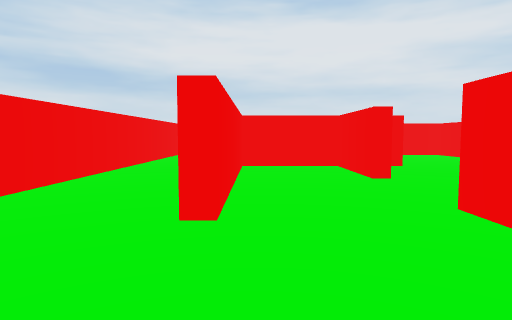
view 1 (above)

16 first-person views from a walk through a Unity game level. The camera is 0.29 m above the floor, tilts 4° down and sees 75° across. The floor is counted in squares, 0.5 m on a side. Each view is taken from the middle of a square. On the plan, view 1 faces up. The plan holds only what a view shows up to about 9 squares ahead; the rest is blank. The place goes on beyond the plan. The player character is not drawn.

view 2
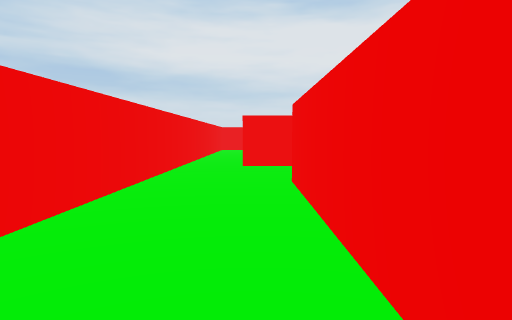

view 3
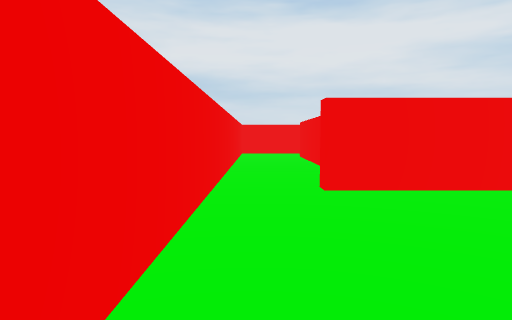

view 4
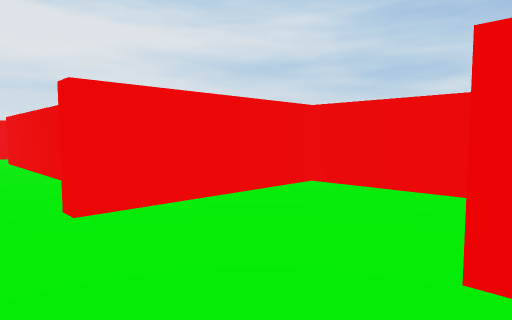

view 5
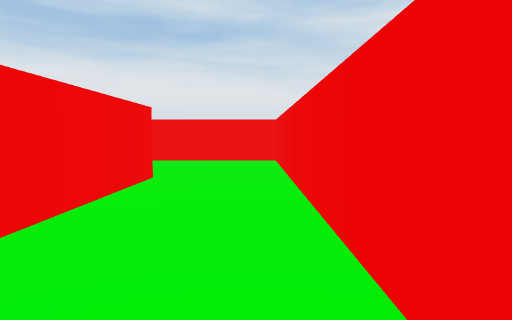

view 6
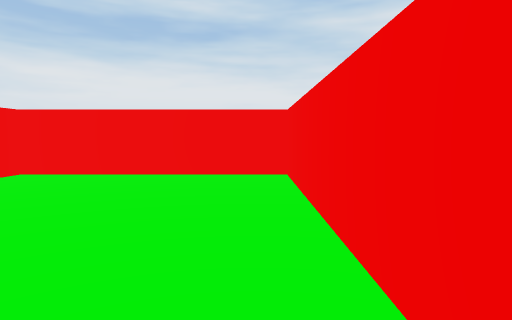

view 7
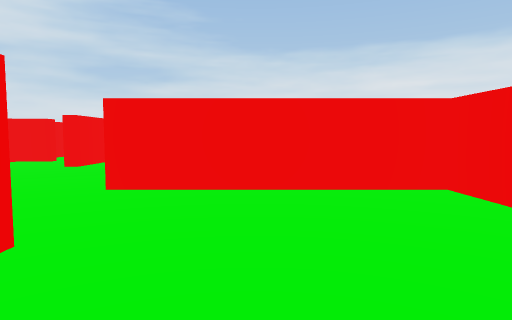

view 8
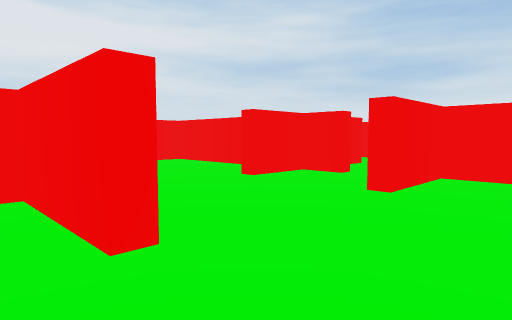

view 9
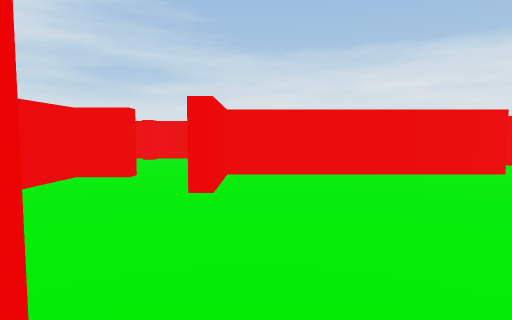

view 10
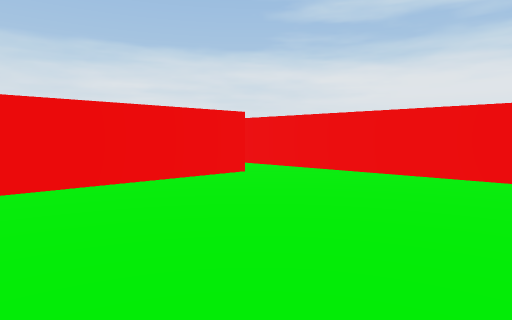

view 11
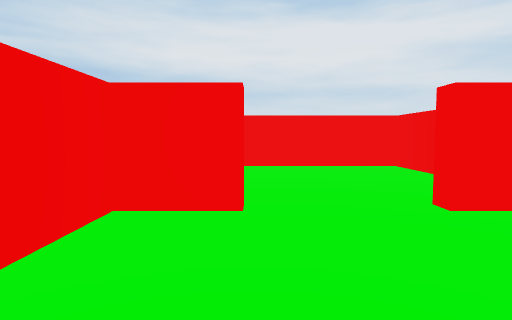

view 12
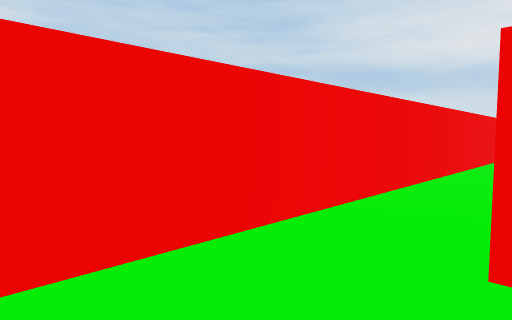

view 13
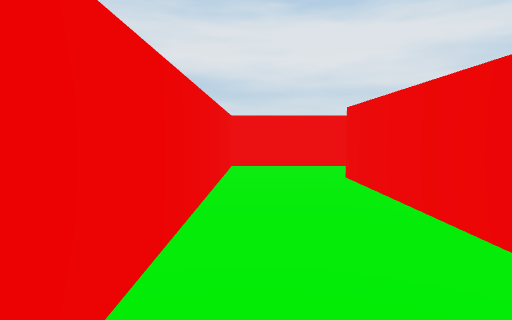

view 14
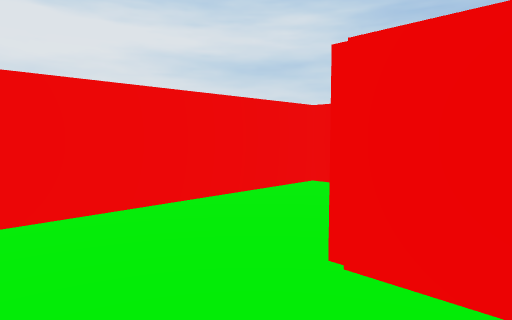

view 15
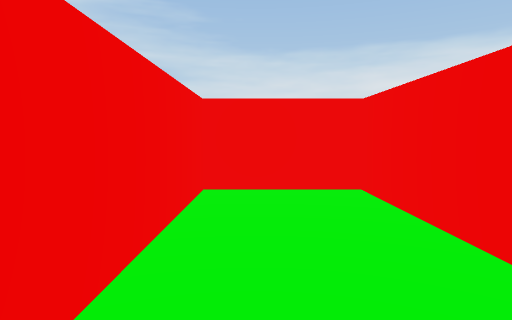

view 16
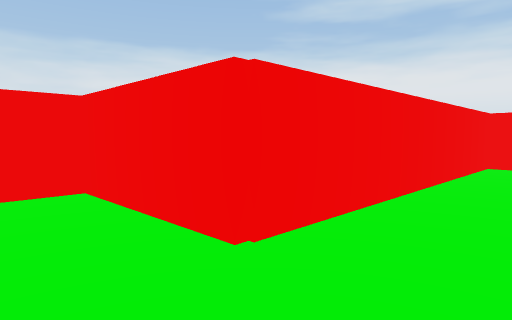

### Floor plan
Points are (right, up) in squares from view 1. A wall is a line through its corners. A room is listed if a view was taken in it or the views show most of it. See-through windows are left out.
Room 1 (views 1, 2, 3, 4, 5, 6, 7, 8, 9, 12, 13, 14)
walls: (1.6, 4.6) (1.6, 6.6) (-0.3, 6.6) (-0.3, 2.2); (1.6, 8.8) (1.6, 10.6) (-1.4, 10.6); (-0.5, 2.2) (-0.5, 8.4); (-0.7, 10.8) (-0.7, 16.8); (-2.5, 16.6) (-2.5, -1.1) (1.6, -1.1) (1.6, 2.8)
ways out: opening at (2, 3.5) to room 2; opening at (-2, 16) to room 3
Room 2 (views 10, 11)
walls: (3, 6.6) (1.9, 6.6) (1.9, 5.4); (5.8, 5.8) (5.8, 6.6) (4.5, 6.6); (2, 4.6) (1.6, 4.6); (5.8, 8.1) (5.8, 10.6) (2.8, 10.6); (6.1, 0.1) (6.1, 4.4) (4.4, 4.4); (2.6, -1.1) (6.5, -1.1)
ways out: opening at (2, 3.5) to room 1
Room 3 (views 15, 16)
walls: (-0.7, 16.8) (1.6, 16.8) (1.6, 18.6) (-2.5, 18.6) (-2.5, 16.6)
ways out: opening at (-2, 16) to room 1

Where each view was taken, in squares from view 1:
view 1: 0 up, 0 right, facing up
view 2: 4 up, 1 left, facing up
view 3: 7 up, 2 left, facing up
view 4: 8 up, 2 left, facing up-right
view 5: 7 up, 2 left, facing down
view 6: 4 up, 2 left, facing down
view 7: 1 up, 2 left, facing right
view 8: 3 up, 1 right, facing up-right
view 9: 4 up, 1 right, facing right
view 10: 4 up, 2 right, facing down-right
view 11: 4 up, 3 right, facing up
view 12: 9 up, 1 left, facing up-left
view 13: 12 up, 2 left, facing up
view 14: 16 up, 2 left, facing up-right
view 15: 18 up, 2 left, facing right
view 16: 18 up, 2 left, facing down-right
